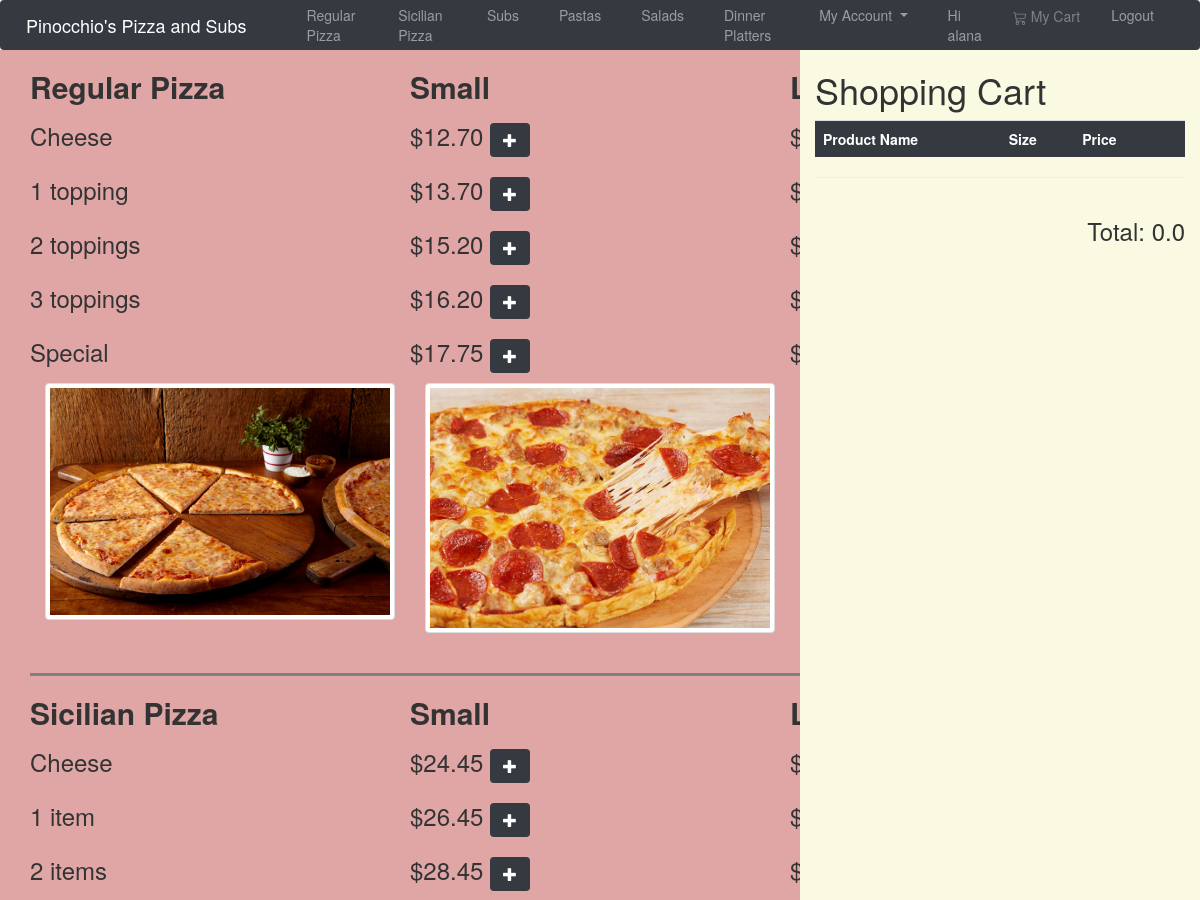
Page / (signed in, upper part) on the earlier database version.
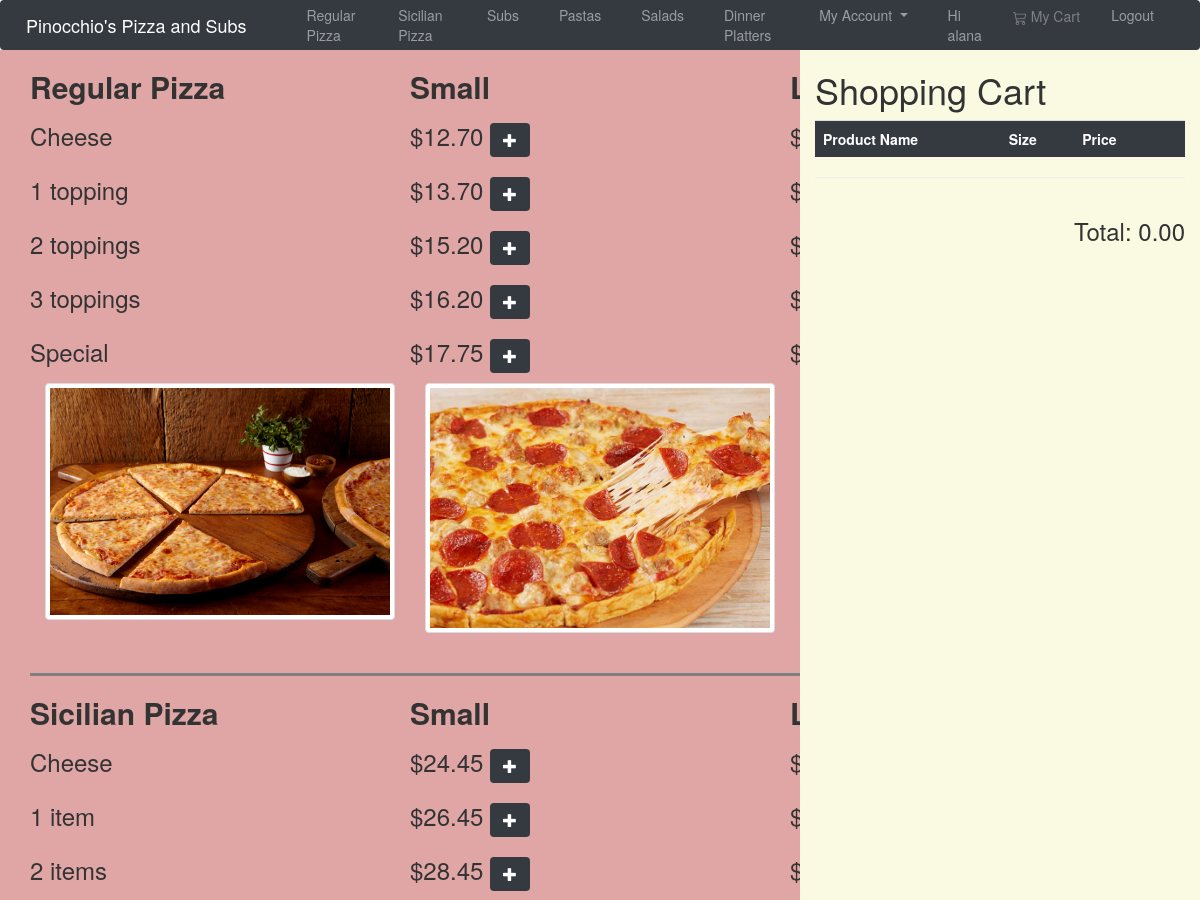
Same page on the later database version.
### orders/models.py (models this page shows, shortened)
class OrderMaster(models.Model):
    userid = models.CharField(max_length=50)
    status = models.CharField(max_length=50)
    total = models.DecimalField(max_digits=6, decimal_places=2)
    createdDate = models.DateField()

### orders/views.py (the view)
# urls.py: path("", views.index, name="index"),
def index(request):
    if not request.user.is_authenticated:
        return render(request,'login.html')
    openOrder = OrderMaster.objects.filter(userid = request.user, status="open").first()
    items = None
    total = 0.0
    if openOrder is not None:
        items = OrderDetail.objects.filter(orderid = openOrder)
        total = openOrder.total
    context = {
        "user": request.user,
        "regular_pizza": Product.objects.filter(category=1),
        "s_pizza": Product.objects.filter(category=2),
        "subs": Product.objects.filter(category=3),
        "pasta": Product.objects.filter(category=4),
        "salad": Product.objects.filter(category=5),
        "dinner": Product.objects.filter(category=6),
        "items": items,
        "total" : total,
        "toppings": Product.objects.filter(category=7)
    }
    return render(request, 'home.html', context)

### orders/models.py (called while the page is built)
    def __str__(self):
        return f"{self.name}"

### orders/templates/home.html (shortened to what the changed rows need)
{% extends "base.html" %}
{%block body %}
<div class="container-fluid">
<div style ="padding-top: 50px;"  class="row" >
  <div class ="col-sm-8" style="background-color:rgb(224, 166, 166); height: auto;">
    <div class="container">
      <h2 style= "font-weight:bolder;">
        <div class= "row">
        <div class ="col-sm-4"> Regular Pizza </div>
        <div class ="col-sm-4"> Small </div>
        <div class ="col-sm-4"> Large </div>
        </div>
      </h2>
    <h2 style= "font-weight:bolder;">
      <div class= "row">
      <div class ="col-sm-4"> Sicilian Pizza </div>
      <div class ="col-sm-4"> Small </div>
      <div class ="col-sm-4"> Large </div>
      </div>
    </h2>
    </div>
  </div>
<div class ="col-sm-4" style="background-color: rgb(250, 250, 226); height: auto">
        <h1>Shopping Cart</h1>
        <div>
          <table class ="table table-dark" id="mycart" >
            <tbody>
            <tr>
            <th scope ="col">
              Product Name
            </th>
            <th scope ="col">
              Size
            </th>
            <th scope ="col">
              Price
            </th>
            <th>
            </th>
            </tr>
            </tbody>
          </table>
          <hr>
          <h3 scope="row" style ="float:right" id = "total"> Total: {{total}}</h3>
        </div>
</div>
</div>
{% endblock %}

Differences in the rows shown:
added OrderMaster: total "0.00"
Other differences:
{{ total }}: "0.0" → (not shown)
